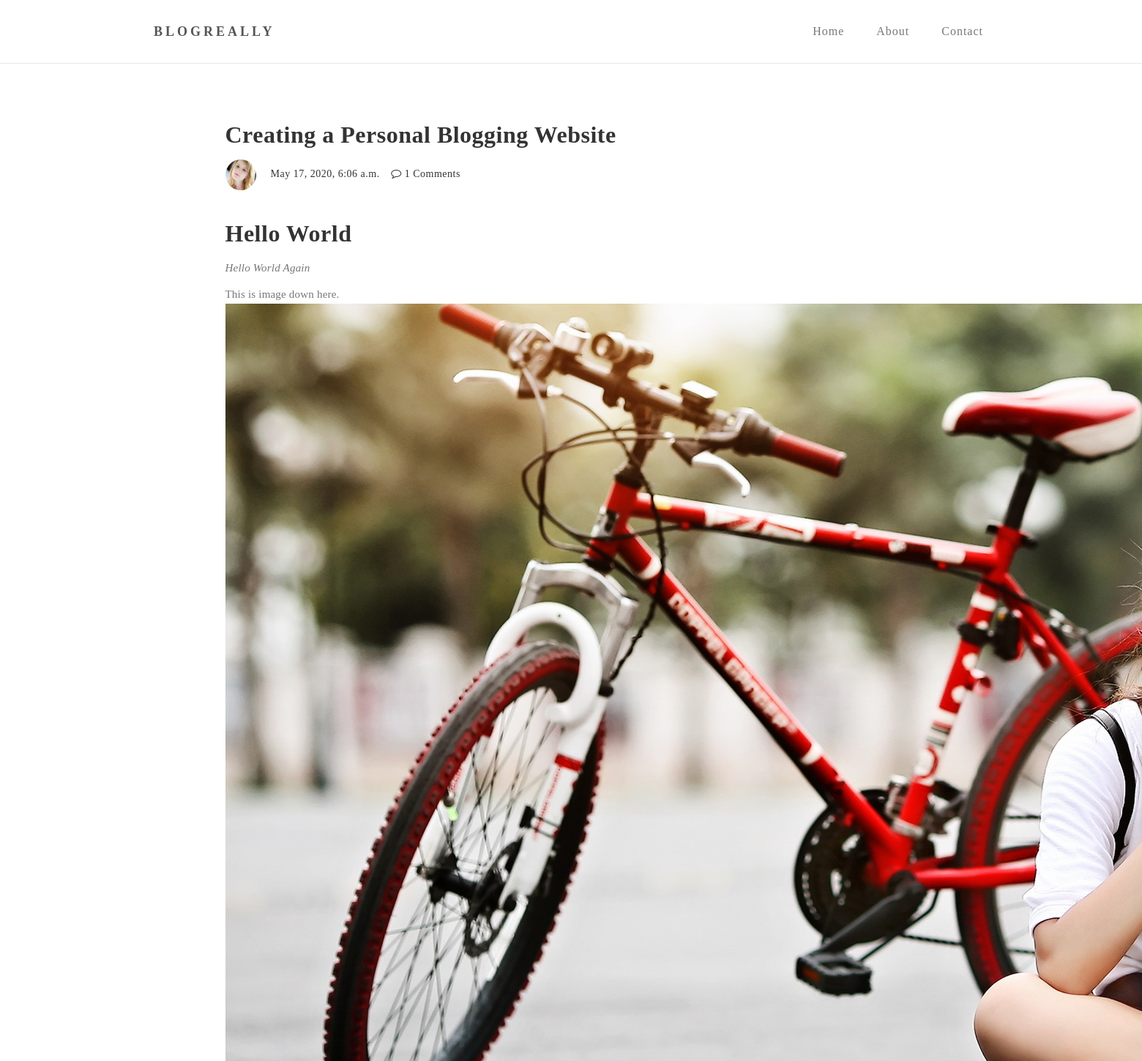
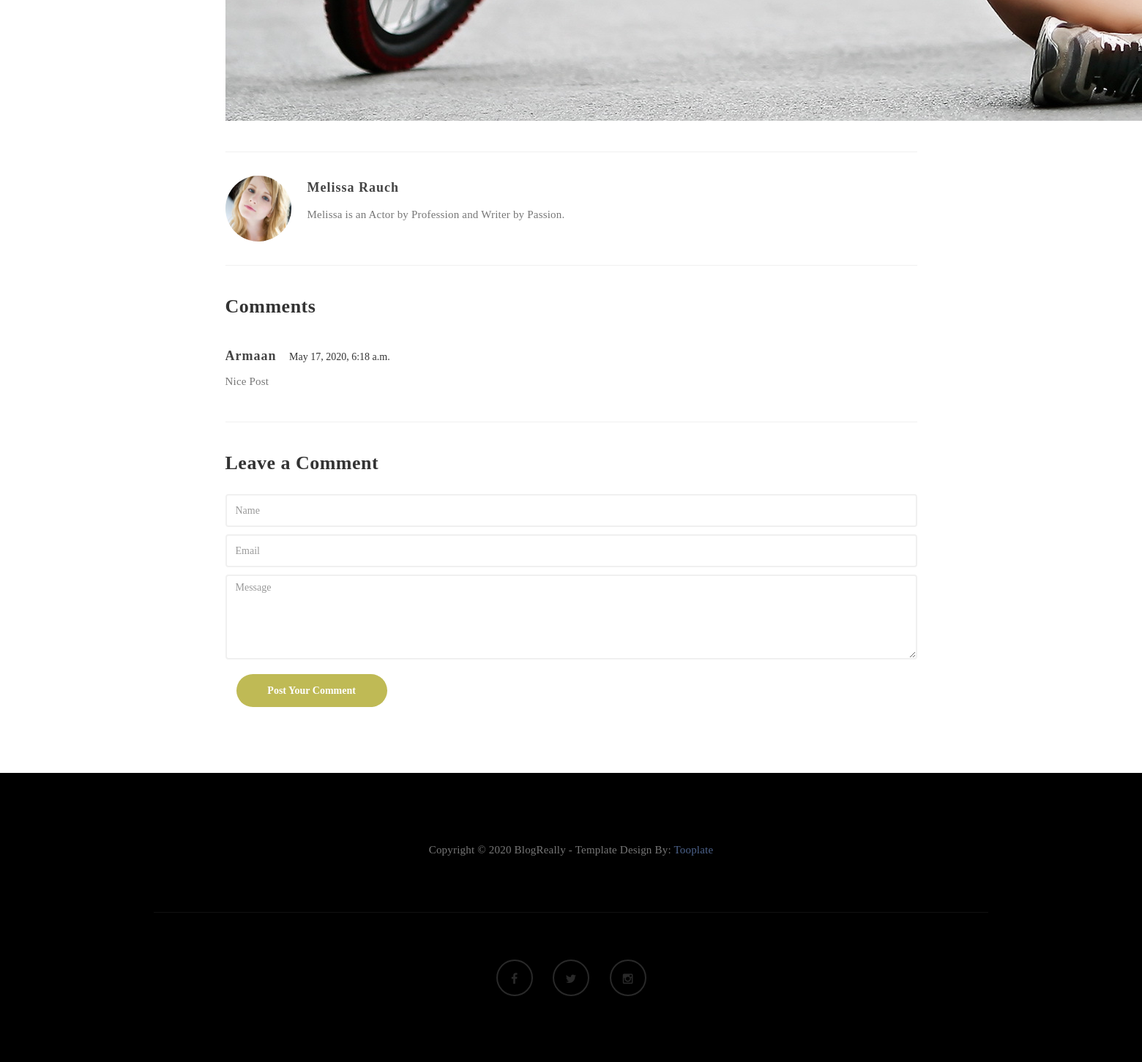
Page /detail/1/ on the committed database (2 pictures, top to bottom).
### core/models.py (models this page shows, shortened)
class Entry(models.Model):
    blog_image = models.ImageField(null=True)
    title = models.CharField(max_length=100)
    tagline = models.CharField(max_length=300)
    category = models.ForeignKey(Category, on_delete=models.CASCADE)
    body_text = MartorField()
    pub_date = models.DateTimeField(auto_now_add=True)
    mod_date = models.DateTimeField(auto_now=True)
    author = models.ForeignKey(Author, on_delete=models.CASCADE)
    no_of_comments = models.IntegerField(default=0)

class Author(models.Model):
    author_name = models.CharField(max_length=50)
    author_email = models.EmailField()
    author_intro = models.CharField(max_length=300)
    author_bio = models.TextField()
    author_image = models.ImageField()

class Comment(models.Model):
    author = models.CharField(max_length=20)
    email = models.EmailField()
    body = models.TextField()
    created_on = models.DateTimeField(auto_now_add=True)
    blog = models.ForeignKey('Entry', on_delete=models.CASCADE)

### core/views.py (the view, shortened to what this page needs)
# urls.py: path('detail/<int:pk>/', detail, name='detail'),
def detail(request, pk):
    entry = Entry.objects.get(pk=pk)
    form = CommentForm()
    comments = Comment.objects.filter(blog=entry)
    return render(request, 'detail.html', {'entry': entry, 'comments': comments, 'form': form})

### core/forms.py
class CommentForm(forms.Form):
	author = forms.CharField(max_length=100, required=True, widget=forms.TextInput(attrs={
		'class': 'form-control',
		'placeholder': 'Name',
	}))
	email = forms.EmailField(required=True, widget=forms.TextInput(attrs={
		'class': 'form-control',
		'placeholder': 'Email',
	}))
	body = forms.CharField(max_length=200, required=True, widget=forms.Textarea(attrs={
		"rows": "5",
		"class": "form-control",
		"id": "message",
		"placeholder": "Message"
	}))

### templates/detail.html (shortened to what this page needs)
{% extends "base.html" %} {% load static %} {% load martortags %} {% block content %}
<section id="blog-single-post">
    <div class="container">
        <div class="row">
            <div class="col-md-offset-1 col-md-10 col-sm-12">
                <div class="blog-single-post-thumb">
                    <div class="blog-post-title">
                        <h2>{{ entry.title }}</h2>
                    </div>
                    <div class="blog-post-format">
                        <span><a href="#"><img src="{{ entry.author.author_image.url }}"
                                             class="img-responsive img-circle"> {{ entry.author.name }} </a></span>
                        <span>{{ entry.pub_date }}</span>
                        <span><a href="#blog-comment"><i class="fa fa-comment-o"></i> {{ entry.no_of_comments }}
                                        Comments</a></span>
                    </div>
                    <div class="blog-post-des">
                        {{ entry.body_text|safe_markdown }}
                    </div>
                    <div class="blog-author">
                        <div class="media">
                            <div class="media-object pull-left">
                                <img src="{{ entry.author.author_image.url }}" class="img-circle img-responsive" alt="image">
                            </div>
                            <div class="media-body">
                                <h3 class="media-heading"><a href="#">{{ entry.author.author_name }}</a></h3>
                                <p>{{ entry.author.author_intro }}</p>
                            </div>
                        </div>
                    </div>
                    <div class="blog-comment" id="blog-comment">
                        <h3>Comments</h3>
                        {% if comments %} {% for comment in comments %}
                        <div class="media">
                            <div class="media-body">
                                <h3 class="media-heading">{{ comment.author }}</h3>
                                <span>{{ comment.created_on }}</span>
                                <p>{{comment.body}}</p>
                            </div>
                        </div>
                        {% endfor %} {% endif %}
                    </div>
                    <div class="blog-comment-form">
                        <h3>Leave a Comment</h3>
                        <form action="/detail/{{entry.id}}/" method='post'>
                            <div>
                                {{form.author}}
                            </div>
                            <div>
                                {{form.email}}
                            </div>
                            <div>
                                {{form.body}}
                            </div>
                            <div class="col-md-3 col-sm-4">
                                <input name="submit" type="submit" class="form-control" id="submit" value="Post Your Comment">
                            </div>
                        </form>
                    </div>
                </div>
            </div>
        </div>
    </div>
</section>
{% endblock content %}

### templates/base.html (shortened to what this page needs)
<!DOCTYPE html> {% load static %}
<html lang="en">
<head>
    <link rel="stylesheet" href="{% static 'css/bootstrap.min.css' %}">
    <link rel="stylesheet" href="{% static 'css/font-awesome.min.css' %}">
    <link rel="stylesheet" href="{% static 'css/magnific-popup.css' %}">
    <link rel="stylesheet" href="{% static 'css/style.css' %}">
</head>
<body>
    {% include 'navbar.html' %} {% block content %} {% endblock content %}
    <a href="#back-top" class="go-top"></a> {% include 'footer.html' %} {% include 'scripts.html' %}
</body>
</html>

### templates/navbar.html (shortened to what this page needs)
{% load static %}
<nav>
    <div class="navbar navbar-default navbar-static-top" role="navigation">
        <div class="container">
            <div class="navbar-header">
                <a href="{% url 'core:home' %}" class="navbar-brand">BlogReally</a>
            </div>
            <div class="collapse navbar-collapse">
                <ul class="nav navbar-nav navbar-right">
                    <li><a href="{% url 'core:home' %}">Home</a></li>
                    <li><a href="{% url 'core:about' %}">About</a></li>
                    <li><a href="{% url 'core:contact' %}">Contact</a></li>
                </ul>
            </div>
        </div>
    </div>
</nav>

### templates/footer.html
{% load static %}
<footer>
    <div class="container">
        <div class="row">
            <div class="col-md-12">
                <div class="footer-copyright text-center">
                    <p>Copyright &copy; 2020 BlogReally - Template Design By: <a href="https://www.tooplate.com/view/2085-neuron">Tooplate</a> </p>
                </div>
            </div>
            <div class="clearfix col-md-12 col-sm-12">
                <hr>
            </div>
            <div class="col-md-12">
                <ul class="social-icon">
                    <li>
                        <a href="#" class="fa fa-facebook"></a>
                    </li>
                    <li>
                        <a href="#" class="fa fa-twitter"></a>
                    </li>
                    <li>
                        <a href="#" class="fa fa-instagram"></a>
                    </li>
                </ul>
            </div>
        </div>
    </div>
</footer>

### templates/scripts.html (shortened to what this page needs)
{% load static %}

### static_files/css/style.css (style rules this page uses)
body { background: #ffffff; font-family: 'Lora', serif; font-style: normal; font-weight: 300; overflow-x: hidden; }
h1,h2,h3,h4,h5,h6 { font-family: 'Merriweather', serif; font-style: normal; font-weight: bold; letter-spacing: 0.5px; }
h2 { font-size: 32px; }
h2,h3 { padding-bottom: 6px; }
h3 { font-size: 26px; }
p { color: #777; font-size: 15px; font-weight: 300; line-height: 26px; letter-spacing: 0.2px; }
html { -webkit-font-smoothing: antialiased; }
a { color: #4d638c; -webkit-transition: 0.5s; -o-transition: 0.5s; transition: 0.5s; text-decoration: none !important; }
* { -webkit-box-sizing: border-box; -moz-box-sizing: border-box; box-sizing: border-box; }
*:before, *:after { -webkit-box-sizing: border-box; -moz-box-sizing: border-box; box-sizing: border-box; }
#about, #gallery, #contact, #blog, #blog-single-post { padding-top: 60px; padding-bottom: 80px; }
.navbar-default { background: #ffffff; margin: 0 !important; padding: 18px 0; }
.navbar-default .navbar-brand { color: #555; font-family: 'Merriweather', serif; font-weight: bold; text-transform: uppercase; letter-spacing: 4px; margin: 0; }
.navbar-default .navbar-nav li a { color: #777; font-size: 16px; letter-spacing: 1px; -webkit-transition: all 0.4s ease-in-out; transition: all 0.4s ease-in-out; padding-right: 22px; padding-left: 22px; }
.blog-post-format { padding-bottom: 22px; }
.blog-post-format span { letter-spacing: 0.5px; padding-right: 12px; }
.blog-post-format span a { color: #333; }
.blog-post-format span img { display: inline-block; width: 42px; margin-right: 4px; }
.blog-author { border-top: 1px solid #f0f0f0; border-bottom: 1px solid #f0f0f0; padding-top: 32px; padding-bottom: 32px; margin-top: 42px; margin-bottom: 42px; }
.blog-author .media img { display: inline-block; width: 90px; margin-right: 12px; }
.blog-author .media a, .blog-comment .media h3 { color: #444; font-size: 18px; letter-spacing: 1px; }
.blog-comment { border-bottom: 1px solid #f0f0f0; padding-bottom: 32px; margin-bottom: 42px; }
.blog-comment .media:nth-child(2) { padding-top: 22px; }
.blog-comment .media h3 { display: inline-block; padding-right: 14px; }
.blog-comment-form h3 { padding-bottom: 18px; }
.blog-comment-form .form-control { box-shadow: none; border: 2px solid #f0f0f0; margin-top: 10px; margin-bottom: 10px; transition: all 0.4s ease-in-out; }
.blog-comment-form input { height: 45px; }
.blog-comment-form input[type="submit"] { background: #bfba55; border-radius: 100px; border: none; color: #ffffff; font-weight: bold; transition: all 0.4s ease-in-out; }
footer { background: #000; color: #ffffff; padding: 80px 0px; position: relative; }
footer hr { border-color: #121212; margin-top: 62px; margin-bottom: 42px; }
footer .footer-copyright { padding-top: 12px; }
.social-icon { position: relative; padding: 0; margin: 0; text-align: center; }
.social-icon li { display: inline-block; list-style: none; }
.social-icon li a { border: 2px solid #292929; color: #292929; border-radius: 100px; cursor: pointer; font-size: 16px; text-decoration: none; transition: all 0.4s ease-in-out; width: 50px; height: 50px; line-height: 50px; text-align: center; vertical-align: middle; position: relative; margin: 22px 12px 10px 12px; }

### rows in the picture
Entry: title "Creating a Personal Blogging Website", author.author_image (picture), pub_date "May 17, 2020, 6:06 a.m.", no_of_comments "1", body_text "Hello World Hello World Again This is image down here.", body_text (picture), author.author_name "Melissa Rauch", author.author_intro "Melissa is an Actor by Profession and Writer by Passion."
Comment: author "Armaan", created_on "May 17, 2020, 6:18 a.m.", body "Nice Post"
